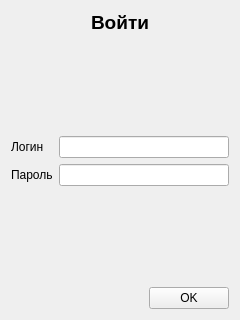
<?xml version="1.0" encoding="UTF-8"?>
<ui version="4.0">
 <class>AuthForm</class>
 <widget class="QWidget" name="AuthForm">
  <property name="geometry">
   <rect>
    <x>0</x>
    <y>0</y>
    <width>240</width>
    <height>320</height>
   </rect>
  </property>
  <property name="windowTitle">
   <string>Form</string>
  </property>
  <layout class="QVBoxLayout" name="verticalLayout">
   <item>
    <widget class="QLabel" name="label_3">
     <property name="font">
      <font>
       <pointsize>14</pointsize>
       <bold>true</bold>
      </font>
     </property>
     <property name="text">
      <string>Войти</string>
     </property>
     <property name="alignment">
      <set>Qt::AlignmentFlag::AlignCenter</set>
     </property>
    </widget>
   </item>
   <item>
    <spacer name="verticalSpacer">
     <property name="orientation">
      <enum>Qt::Orientation::Vertical</enum>
     </property>
     <property name="sizeHint" stdset="0">
      <size>
       <width>20</width>
       <height>69</height>
      </size>
     </property>
    </spacer>
   </item>
   <item>
    <layout class="QFormLayout" name="formLayout">
     <item row="0" column="1">
      <widget class="QLineEdit" name="loginLineEdit"/>
     </item>
     <item row="1" column="1">
      <widget class="QLineEdit" name="passwordLineEdit">
       <property name="inputMethodHints">
        <set>Qt::InputMethodHint::ImhHiddenText|Qt::InputMethodHint::ImhNoAutoUppercase|Qt::InputMethodHint::ImhNoPredictiveText|Qt::InputMethodHint::ImhSensitiveData</set>
       </property>
       <property name="echoMode">
        <enum>QLineEdit::EchoMode::Password</enum>
       </property>
      </widget>
     </item>
     <item row="0" column="0">
      <widget class="QLabel" name="label">
       <property name="text">
        <string>Логин</string>
       </property>
      </widget>
     </item>
     <item row="1" column="0">
      <widget class="QLabel" name="label_2">
       <property name="text">
        <string>Пароль</string>
       </property>
      </widget>
     </item>
    </layout>
   </item>
   <item>
    <spacer name="verticalSpacer_2">
     <property name="orientation">
      <enum>Qt::Orientation::Vertical</enum>
     </property>
     <property name="sizeHint" stdset="0">
      <size>
       <width>20</width>
       <height>68</height>
      </size>
     </property>
    </spacer>
   </item>
   <item>
    <layout class="QHBoxLayout" name="horizontalLayout">
     <item>
      <spacer name="horizontalSpacer">
       <property name="orientation">
        <enum>Qt::Orientation::Horizontal</enum>
       </property>
       <property name="sizeHint" stdset="0">
        <size>
         <width>40</width>
         <height>20</height>
        </size>
       </property>
      </spacer>
     </item>
     <item>
      <widget class="QPushButton" name="okButton">
       <property name="text">
        <string>OK</string>
       </property>
      </widget>
     </item>
    </layout>
   </item>
  </layout>
 </widget>
 <resources/>
 <connections/>
</ui>
